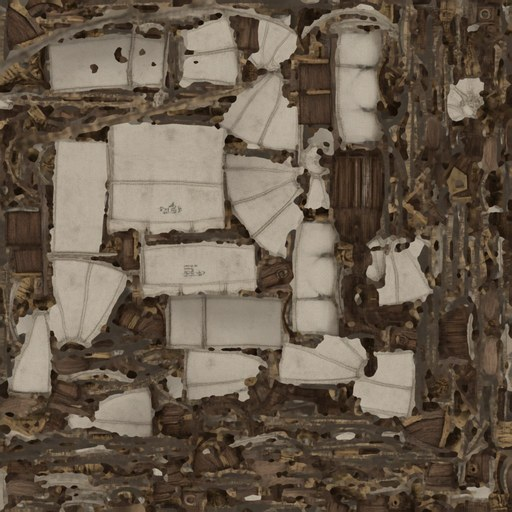
#> input picture assets/models/props/attic-worlds/airship/model_Image_0.jpg, 512 x 512 px
$ python check_texture_quality.py ../assets/models/props/attic-worlds/airship/model_Image_0.jpg ../assets/models/props/attic-worlds/airship/model_Image_1.jpg
#> lines starting #> are read from the running program, lines starting #| are printed output that depends on the picture
# 彩色贴图压缩质量核验：把原图和压缩图逐像素比，量 PSNR / 最大偏差。
# 用法： python tools/check_texture_quality.py <原图> <压缩图>
#
# 为什么需要它：
#   彩色贴图（base color / ORM / 自发光）可以用有损压缩换体积，
#   但「有损」到底损多少必须**量**，不能凭感觉。
#   PSNR 40 dB 以上人眼基本看不出差别；低于 30 dB 会出现明显的色块与描边断裂。
#
# 法线贴图**不能用**这个判据 —— 它要的是法线角度误差，
# 见 tools/check_normal_quality.py。
import sys

import numpy as np
from PIL import Image


def main():
    src_path, cmp_path = sys.argv[1], sys.argv[2]
    a = np.asarray(Image.open(src_path).convert("RGB")).astype(np.float32)
    b = np.asarray(Image.open(cmp_path).convert("RGB")).astype(np.float32)
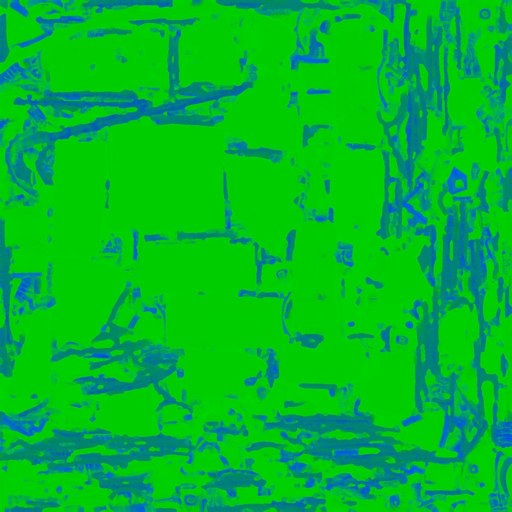
#> input picture assets/models/props/attic-worlds/airship/model_Image_1.jpg, 512 x 512 px
    if a.shape != b.shape:
        print("尺寸不同 %s vs %s" % (a.shape[:2], b.shape[:2]))
        return 2
    mse = float(np.mean((a - b) ** 2))
#> mse = 10518.3
    if mse <= 1e-12:
        psnr = float("inf")
    else:
        psnr = 10.0 * float(np.log10(255.0 * 255.0 / mse))
#> psnr = 7.91
    diff = np.abs(a - b)
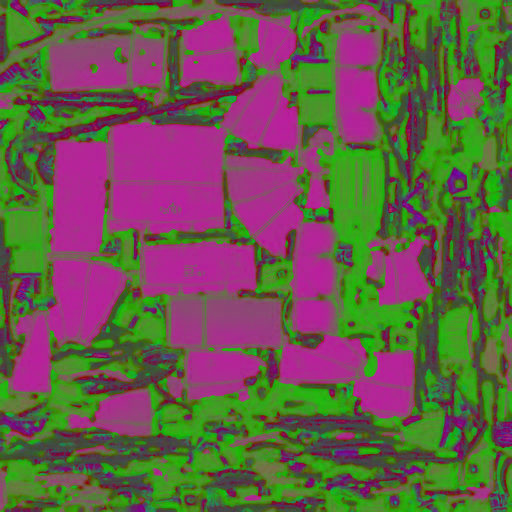
#> diff: shape (512, 512, 3) float32; mean R, G, B 103.2, 91.7, 74.5
    print("PSNR      : %.2f dB" % psnr)
#| PSNR      : 7.91 dB
    print("最大偏差  : %.1f / 255" % diff.max())
#| 最大偏差  : 204.0 / 255
    print("平均偏差  : %.2f / 255" % diff.mean())
#| 平均偏差  : 89.81 / 255
    print("偏差 > 8 的像素占比: %.4f%%" % (float(np.mean(diff.max(axis=-1) > 8)) * 100.0))
#| 偏差 > 8 的像素占比: 100.0000%
    ok = psnr >= 40.0
#> ok = False
    print("判定：%s" % ("通过（人眼基本看不出差别）" if ok else "不通过（可见色块/描边断裂）"))
#| 判定：不通过（可见色块/描边断裂）
    return 0 if ok else 1


if __name__ == "__main__":
#> (the run stopped early here; a loop or call above may not have finished)
